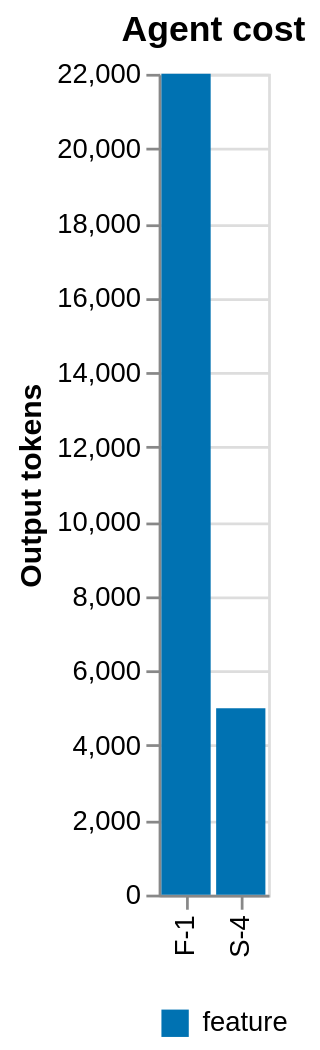

Vega-Lite specification for this chart:
### Vega-Lite specification from a JSON file in a GitHub repository (floating-point values rounded to 4 significant figures)
{"$schema": "https://vega.github.io/schema/vega-lite/v5.json", "title": "Agent cost", "description": "Output tokens of the 20 units with the most, coloured by unit type.", "width": "container", "data": {"values": [{"series": "feature", "x": "F-1", "y": 22000, "order": 0}, {"series": "feature", "x": "S-4", "y": 5000, "order": 0}]}, "layer": [{"transform": [{"filter": {"field": "series", "oneOf": ["feature"]}}], "mark": {"type": "bar"}, "encoding": {"x": {"field": "x", "type": "ordinal", "title": null, "sort": null}, "y": {"field": "y", "type": "quantitative", "title": "Output tokens", "scale": {"zero": true}, "stack": "zero"}, "color": {"field": "series", "type": "nominal", "title": null, "scale": {"domain": ["feature"], "range": ["#0072B2"]}, "legend": {"orient": "bottom"}}, "order": {"field": "order", "type": "quantitative"}, "tooltip": [{"field": "series", "type": "nominal", "title": "Series"}, {"field": "x", "type": "ordinal", "title": ""}, {"field": "y", "type": "quantitative", "title": "Output tokens"}]}}]}
